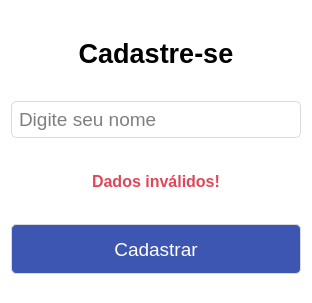
<?xml version="1.0" encoding="UTF-8"?>
<ui version="4.0">
 <class>Cadastro</class>
 <widget class="QDialog" name="Cadastro">
  <property name="geometry">
   <rect>
    <x>0</x>
    <y>0</y>
    <width>312</width>
    <height>303</height>
   </rect>
  </property>
  <property name="windowTitle">
   <string>Cadastre-se</string>
  </property>
  <property name="styleSheet">
   <string notr="true">QWidget{
background-color: #fff;
color: #000
}</string>
  </property>
  <layout class="QVBoxLayout" name="verticalLayout">
   <item>
    <widget class="QLabel" name="lblHeader">
     <property name="maximumSize">
      <size>
       <width>16777215</width>
       <height>50</height>
      </size>
     </property>
     <property name="font">
      <font>
       <family>Arial</family>
       <pointsize>20</pointsize>
       <weight>75</weight>
       <bold>true</bold>
      </font>
     </property>
     <property name="text">
      <string>Cadastre-se</string>
     </property>
     <property name="alignment">
      <set>Qt::AlignCenter</set>
     </property>
    </widget>
   </item>
   <item>
    <widget class="QLineEdit" name="inptNome">
     <property name="font">
      <font>
       <pointsize>14</pointsize>
      </font>
     </property>
     <property name="styleSheet">
      <string notr="true">*{border-radius: 5px;
border-width: 1px;
border-style: solid;
border-color: #DADADA;
padding:5px;
}
:focus{
border-color: #5C7AEA;
}</string>
     </property>
     <property name="maxLength">
      <number>15</number>
     </property>
     <property name="cursorPosition">
      <number>0</number>
     </property>
     <property name="placeholderText">
      <string>Digite seu nome</string>
     </property>
    </widget>
   </item>
   <item>
    <widget class="QLabel" name="inptMsg">
     <property name="maximumSize">
      <size>
       <width>16777215</width>
       <height>40</height>
      </size>
     </property>
     <property name="font">
      <font>
       <pointsize>12</pointsize>
       <weight>75</weight>
       <bold>true</bold>
      </font>
     </property>
     <property name="styleSheet">
      <string notr="true">color:#df4759;</string>
     </property>
     <property name="text">
      <string>Dados inválidos!</string>
     </property>
     <property name="alignment">
      <set>Qt::AlignCenter</set>
     </property>
     <property name="wordWrap">
      <bool>true</bool>
     </property>
    </widget>
   </item>
   <item>
    <widget class="QPushButton" name="btnConfirmar">
     <property name="enabled">
      <bool>true</bool>
     </property>
     <property name="minimumSize">
      <size>
       <width>100</width>
       <height>50</height>
      </size>
     </property>
     <property name="font">
      <font>
       <pointsize>14</pointsize>
      </font>
     </property>
     <property name="cursor">
      <cursorShape>PointingHandCursor</cursorShape>
     </property>
     <property name="styleSheet">
      <string notr="true">*{border-radius: 5px;
border-width: 1px;
border-style: solid;
border-color: #DADADA;
background-color: #3D56B2;
color: white;
padding:5px;
}
::hover{
background-color: #5C7AEA;
}
QPushButton:disabled {
background-color: #A0A0A0;
color: #797979;
}
</string>
     </property>
     <property name="text">
      <string>Cadastrar</string>
     </property>
    </widget>
   </item>
  </layout>
 </widget>
 <resources/>
 <connections/>
</ui>
